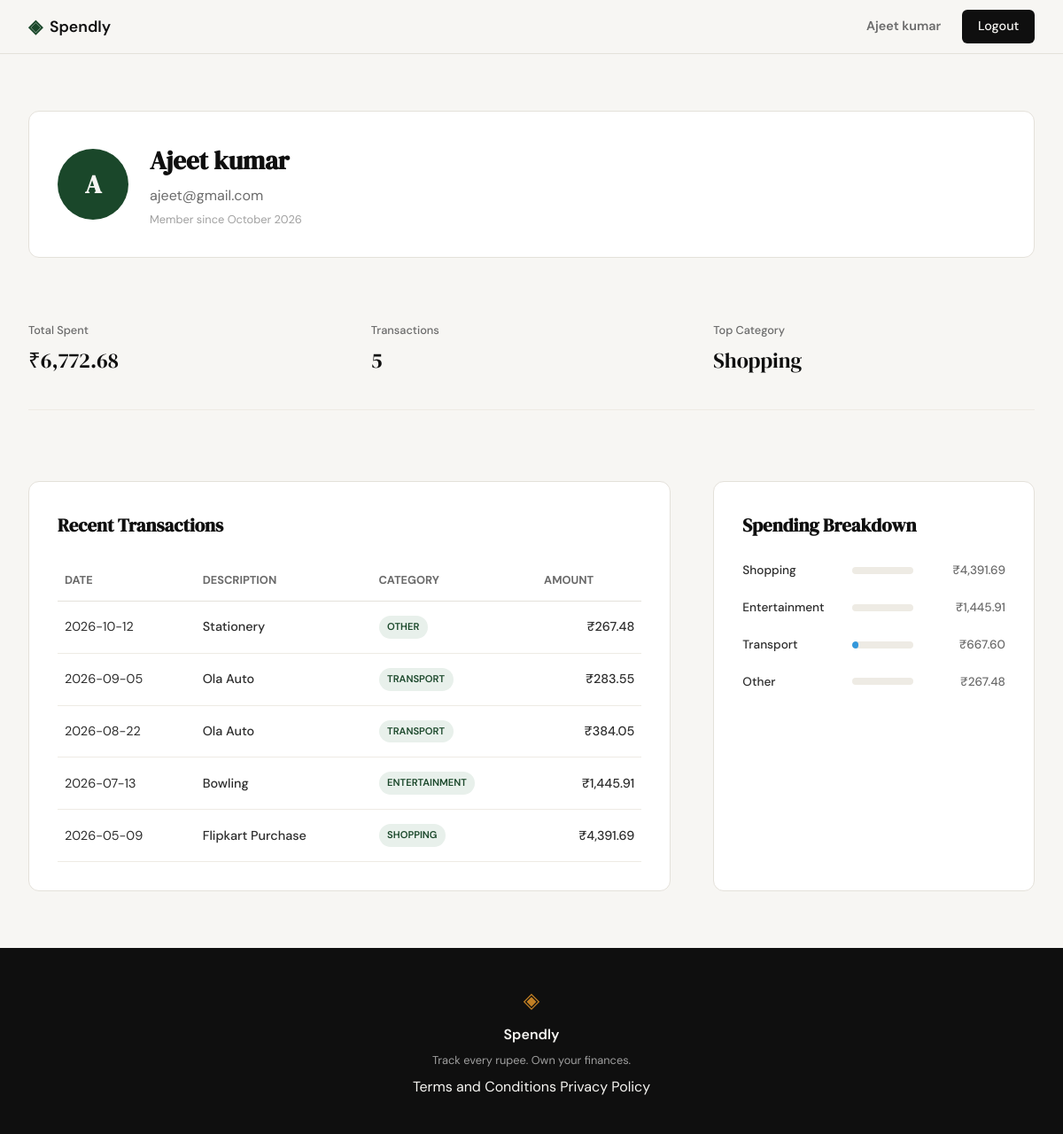
Screenshot of /profile (signed in) with the database file from the repository.
### tables this page shows
CREATE TABLE users (
                id INTEGER PRIMARY KEY AUTOINCREMENT,
                name TEXT NOT NULL,
                email TEXT UNIQUE NOT NULL,
                password_hash TEXT NOT NULL,
                created_at TEXT DEFAULT CURRENT_TIMESTAMP
            );

CREATE TABLE expenses (
                id INTEGER PRIMARY KEY AUTOINCREMENT,
                user_id INTEGER NOT NULL,
                amount REAL NOT NULL,
                category TEXT NOT NULL,
                date TEXT NOT NULL,
                description TEXT,
                created_at TEXT DEFAULT CURRENT_TIMESTAMP,
                FOREIGN KEY (user_id) REFERENCES users (id)
            );

### app.py (the view)
@app.route("/profile")
def profile():
    if not session.get("user_id"):
        return redirect(url_for("login"))
    user_id = session["user_id"]
    user_data = queries.get_user_by_id(user_id)
    if not user_data:
        session.clear()
        flash("User account not found.", "error")
        return redirect(url_for("login"))
    summary_stats = queries.get_summary_stats(user_id)
    summary_stats["total_spent"] = f"₹{summary_stats['total_spent']:,.2f}"
    recent_transactions = queries.get_recent_transactions(user_id)
    transactions = [
        {**t, "amount": f"₹{t['amount']:,.2f}"}
        for t in recent_transactions
    ]
    raw_breakdown = queries.get_category_breakdown(user_id)
    category_class_map = {
        "Food": "bar-food",
        "Food & Dining": "bar-food",
        "Transport": "bar-travel",
        "Entertainment": "bar-entertainment",
        "Bills": "bar-bills",
        "Other": "bar-other"
    }
    category_breakdown = []
    for item in raw_breakdown:
        category = item["category"]
        category_breakdown.append({
            "category": category,
            "amount": f"₹{item['amount']:,.2f}",
            "percentage": item["pct"],
            "class": category_class_map.get(category, "bar-other")
        })
    return render_template(
        "profile.html",
        user=user_data,
        stats=summary_stats,
        transactions=transactions,
        breakdown=category_breakdown
    )

### app.py (called while the page is built)
@app.context_processor
def inject_user_name():
    if session.get("user_id"):
        with get_db() as conn:
            user = conn.execute("SELECT name FROM users WHERE id = ?", (session["user_id"],)).fetchone()
            if user:
                return dict(current_user_name=user["name"])
    return dict(current_user_name=None)

### database/db.py (called while the page is built)
def get_db():
    conn = sqlite3.connect(DB_PATH)
    conn.row_factory = sqlite3.Row
    conn.execute("PRAGMA foreign_keys = ON")
    return conn

### database/queries.py (called while the page is built)
def get_user_by_id(user_id):
    with get_db() as conn:
        user = conn.execute(
            "SELECT name, email, created_at FROM users WHERE id = ?",
            (user_id,)
        ).fetchone()
        if user:
            try:
                date_obj = datetime.strptime(user["created_at"], "%Y-%m-%d %H:%M:%S")
                member_since = date_obj.strftime("%B %Y")
            except (ValueError, TypeError):
                member_since = "Unknown"
            return {
                "name": user["name"],
                "email": user["email"],
                "member_since": member_since,
                "initials": f"{user['name'][0].upper()}" if user['name'] else "?"
            }
    return None

def get_summary_stats(user_id):
    with get_db() as conn:
        stats = conn.execute(
            "SELECT SUM(amount) as total, COUNT(*) as count FROM expenses WHERE user_id = ?",
            (user_id,)
        ).fetchone()
        total_spent = stats["total"] if stats["total"] is not None else 0.0
        transaction_count = stats["count"] if stats["count"] is not None else 0
        top_cat_row = conn.execute(
            "SELECT category FROM expenses WHERE user_id = ? GROUP BY category ORDER BY SUM(amount) DESC LIMIT 1",
            (user_id,)
        ).fetchone()
        top_category = top_cat_row["category"] if top_cat_row else "—"
        return {
            "total_spent": total_spent,
            "transaction_count": transaction_count,
            "top_category": top_category
        }

def get_recent_transactions(user_id, limit=10):
    with get_db() as conn:
        rows = conn.execute(
            "SELECT date, description, category, amount FROM expenses WHERE user_id = ? ORDER BY date DESC LIMIT ?",
            (user_id, limit)
        ).fetchall()
        return [dict(row) for row in rows]

### templates/profile.html (shortened to what this page needs)
{% extends "base.html" %}
{% block content %}
<div class="profile-container">
    <section class="auth-card profile-header">
        <div class="profile-info">
            <div class="profile-avatar">{{ user.initials }}</div>
            <div class="profile-details">
                <h2>{{ user.name }}</h2>
                <p class="text-muted">{{ user.email }}</p>
                <span class="member-since">Member since {{ user.member_since }}</span>
            </div>
        </div>
    </section>
    <section class="stat-grid">
        <div class="stat-card">
            <span class="stat-label">Total Spent</span>
            <span class="stat-value">{{ stats.total_spent }}</span>
        </div>
        <div class="stat-card">
            <span class="stat-label">Transactions</span>
            <span class="stat-value">{{ stats.transaction_count }}</span>
        </div>
        <div class="stat-card">
            <span class="stat-label">Top Category</span>
            <span class="stat-value">{{ stats.top_category }}</span>
        </div>
    </section>
    <div class="profile-grid">
        <section class="profile-section">
            <h3 class="section-title">Recent Transactions</h3>
            <div class="table-wrapper">
                <table class="data-table">
                    <thead>
                        <tr>
                            <th>Date</th>
                            <th>Description</th>
                            <th>Category</th>
                            <th class="text-right">Amount</th>
                        </tr>
                    </thead>
                    <tbody>
                        {% for tx in transactions %}
                        <tr class="table-row">
                            <td>{{ tx.date }}</td>
                            <td class="font-medium">{{ tx.description }}</td>
                            <td><span class="category-badge">{{ tx.category }}</span></td>
                            <td class="text-right font-medium">{{ tx.amount }}</td>
                        </tr>
                        {% endfor %}
                    </tbody>
                </table>
            </div>
        </section>
        <section class="profile-section">
            <h3 class="section-title">Spending Breakdown</h3>
            <div class="spending-bars">
                {% for cat in breakdown %}
                <div class="bar-row">
                    <span class="bar-label">{{ cat.category }}</span>
                    <div class="bar-track">
                        <div class="bar-fill {{ cat.class }}" style="width: {{ cat.percentage }}%;"></div>
                    </div>
                    <span class="bar-amt">{{ cat.amount }}</span>
                </div>
                {% endfor %}
            </div>
        </section>
    </div>
</div>
{% endblock %}

### templates/base.html (shortened to what this page needs)
<!DOCTYPE html>
<html lang="en">
<head>
    <link rel="stylesheet" href="{{ url_for('static', filename='css/style.css') }}">
</head>
<body>
    <nav class="navbar">
        <div class="nav-inner">
            <a href="{{ url_for('landing') }}" class="nav-brand">
                <span class="brand-icon">◈</span>
                <span class="brand-name">Spendly</span>
            </a>
            <div class="nav-links">
                {% if session.get('user_id') %}
                    <a href="{{ url_for('profile') }}" class="nav-user-profile">
                        {{ current_user_name }}
                    </a>
                    <a href="{{ url_for('logout') }}" class="nav-cta">Logout</a>
                {% else %}
                    <a href="{{ url_for('login') }}">Sign in</a>
                    <a href="{{ url_for('register') }}" class="nav-cta">Get started</a>
                {% endif %}
            </div>
        </div>
    </nav>
    <main class="main-content">
        {% block content %}{% endblock %}
    </main>
    <footer class="footer">
        <div class="footer-inner">
            <span class="brand-icon">◈</span>
            <span class="footer-name">Spendly</span>
            <p class="footer-copy">Track every rupee. Own your finances.</p>
            <div class="footer-links">
                <a href="{{ url_for('terms') }}">Terms and Conditions</a>
                <a href="{{ url_for('privacy') }}">Privacy Policy</a>
            </div>
        </div>
    </footer>
</body>
</html>

### rows the page displays
users: name "Ajeet kumar", email "ajeet@gmail.com"
expenses: top_category "Shopping", date "2026-05-09", description "Flipkart Purchase", category "SHOPPING", amount "₹4,391.69"
expenses: date "2026-10-12", description "Stationery", category "OTHER", amount "₹267.48"
expenses: date "2026-09-05", description "Ola Auto", category "TRANSPORT", amount "₹283.55"
expenses: date "2026-08-22", description "Ola Auto", category "TRANSPORT", amount "₹384.05"
expenses: date "2026-07-13", description "Bowling", category "ENTERTAINMENT", amount "₹1,445.91"

### other values shown
{{ user.initials }} "A"
{{ user.member_since }} "October 2026"
{{ stats.total_spent }} "₹6,772.68"
{{ stats.transaction_count }} "5"
{{ cat.category }} "Shopping" "Entertainment" "Transport" "Other"
{{ cat.amount }} "₹4,391.69" "₹1,445.91" "₹667.60" "₹267.48"
